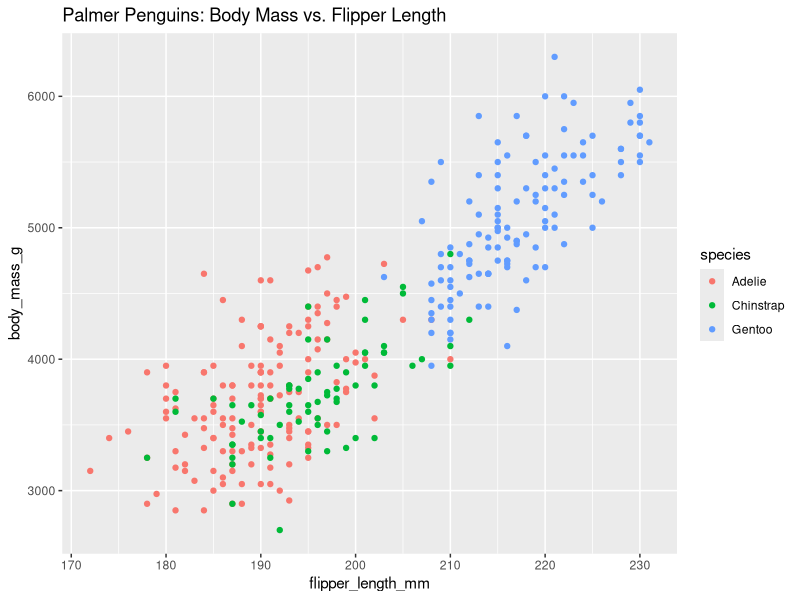
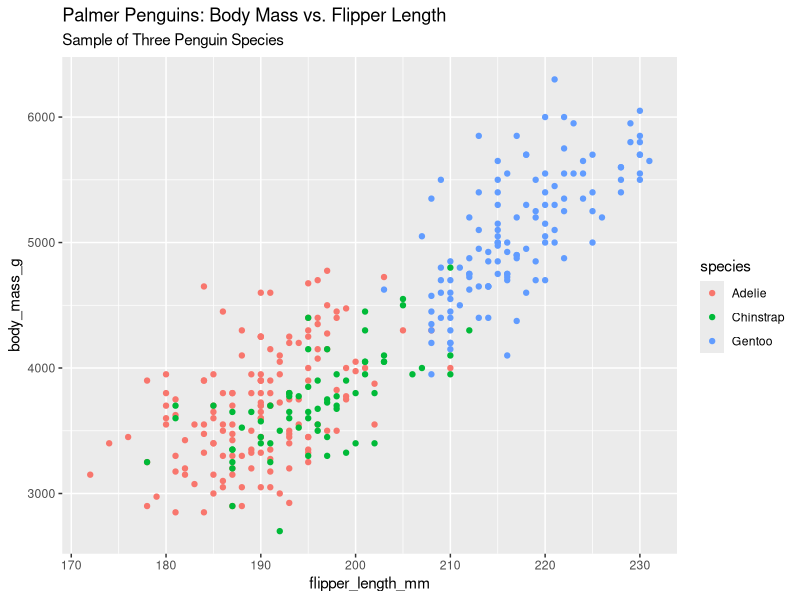
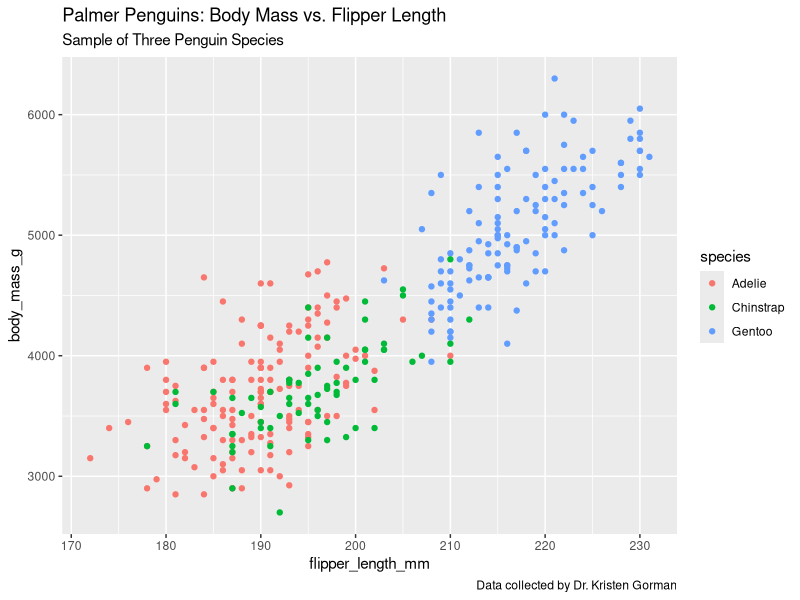
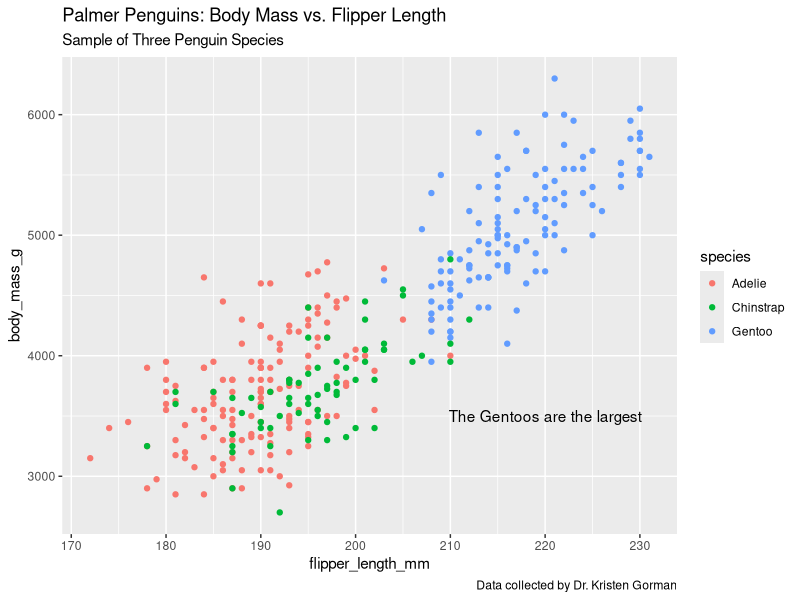
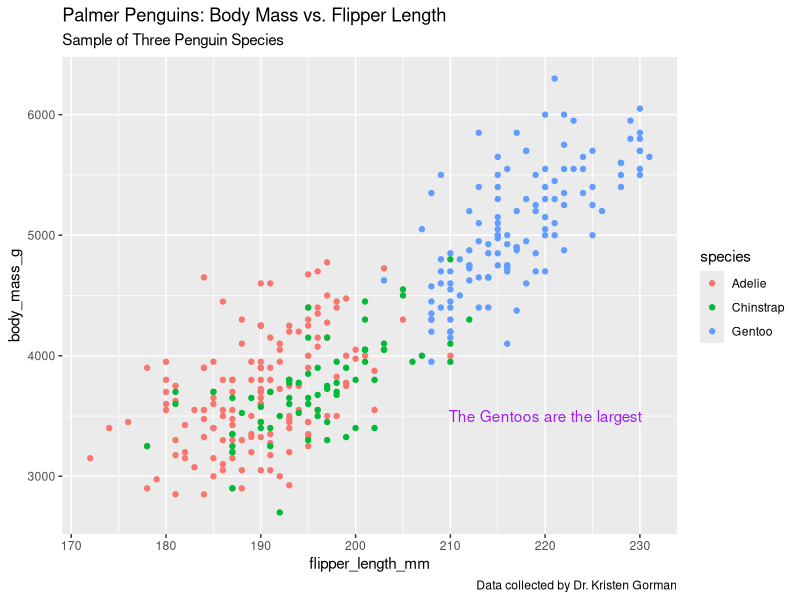
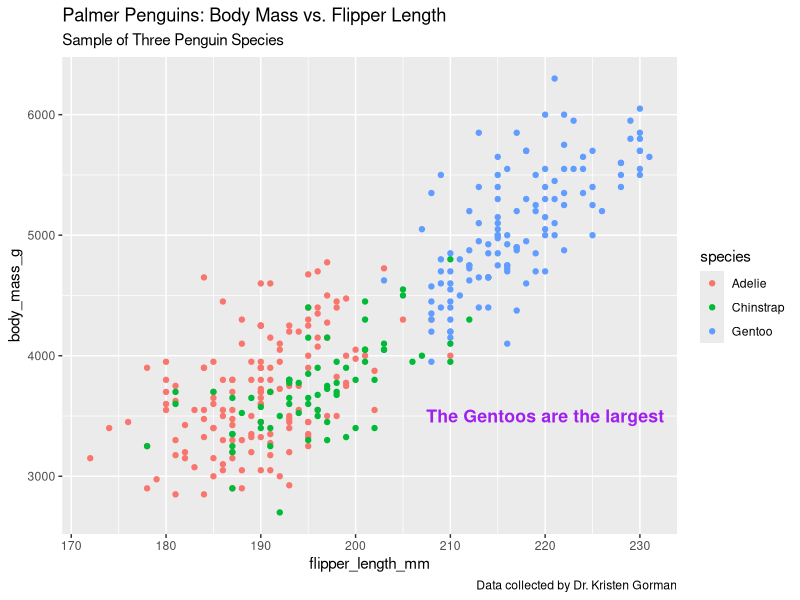
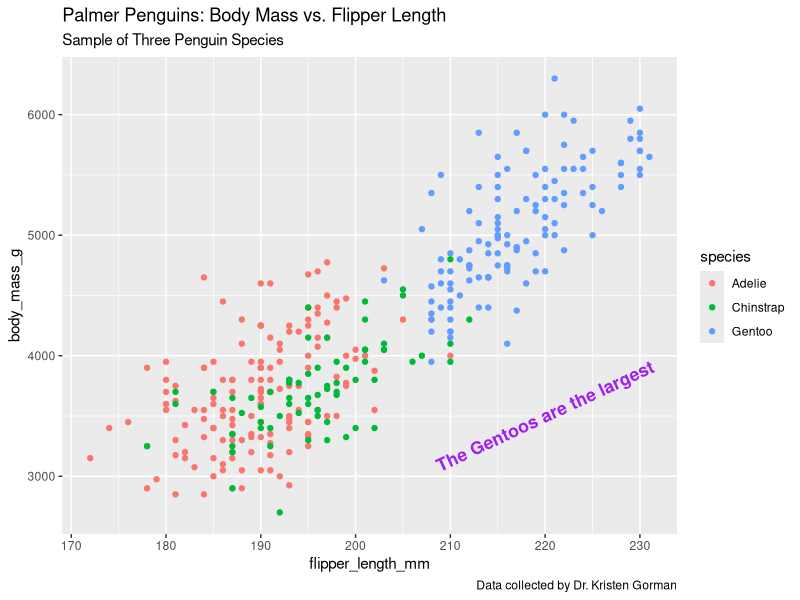
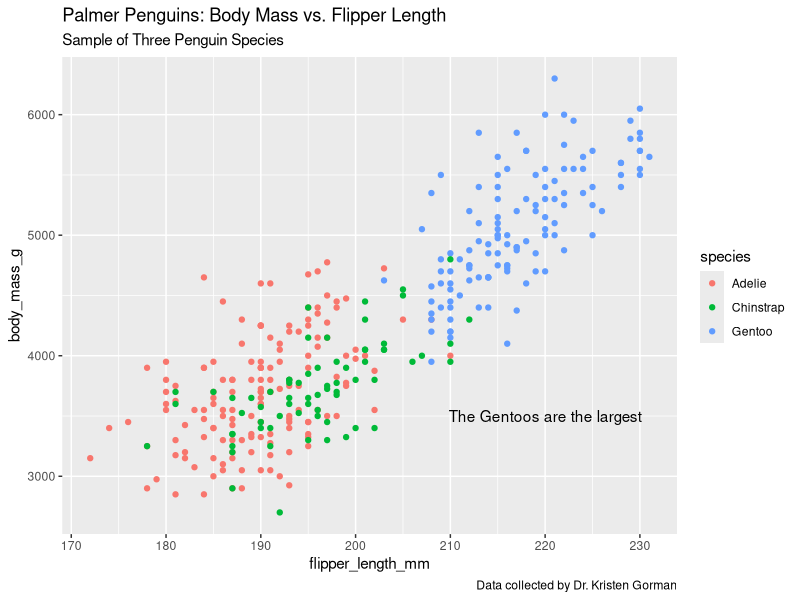

R code for these plots, in order:
library('ggplot2')
library('palmerpenguins')

#1.First, we add a plus sign to add a new layer to our plot. Next in the parentheses, following the label function, we write the word title, then an equal sign than the specific text we want in our title

ggplot(data=penguins)+
  geom_point(mapping=aes(x=flipper_length_mm,y=body_mass_g,color=species))+
  labs(title="Palmer Penguins: Body Mass vs. Flipper Length")

#2.We can also add a subtitle to our plot to highlight important information about our data. To do this, we enter the code for a subtitle in the same way as a title. Remember to add a comma after the title argument before you enter your subtitle.

ggplot(data=penguins)+
  geom_point(mapping=aes(x=flipper_length_mm,y=body_mass_g,color=species))+
  labs(title="Palmer Penguins: Body Mass vs. Flipper Length", subtitle="Sample of Three Penguin Species")

#3.We can add a caption to our plot in the same way. Captions let us show the source of our data. The palmer penguins data was collected from 2007 to 2009 by Dr.Kristen Gorman, a member of the Palmer Station Long Term Ecological Research program. Let's cite Dr. Gorman in our caption.

ggplot(data=penguins)+
  geom_point(mapping=aes(x=flipper_length_mm,y=body_mass_g,color=species))+
  labs(title="Palmer Penguins: Body Mass vs. Flipper Length", subtitle="Sample of Three Penguin Species",
       caption="Data collected by Dr. Kristen Gorman")

#4. If we want to put text inside the grid to call out specific data points, we can use the annotate function. For example, let's say we want to highlight the data from the Gentoo penguins. We can use the annotate function to add some text next to the data points that refer to the Gentoos. This text will clearly communicate what the plot shows and reinforce an important part of our data.Okay, let's check out the code. In the parentheses of the annotate function, we've got information on the type of label, the specific location of the label and the context of the label. In this case, we want to write a text label. We also want to place it near the Gentoo data points. Let's put it at the following coordinates: x-axis equals 220 millimeters and y-axis equals 3,500 grams. Finally, let's write our text. The Gentoos are the largest.

ggplot(data=penguins)+
  geom_point(mapping=aes(x=flipper_length_mm,y=body_mass_g,color=species))+
  labs(title="Palmer Penguins: Body Mass vs. Flipper Length", subtitle="Sample of Three Penguin Species",
       caption="Data collected by Dr. Kristen Gorman")+
  annotate("text", x=220,y=3500,label="The Gentoos are the largest")

#5.Let's say we want to change the color of our text. Well, we can add color equals followed by the name of the color. Let's try purple. We can also change the font style and size of our text. Use font face and size to write the code. Let's bold our text and make it a little larger.

ggplot(data=penguins)+
  geom_point(mapping=aes(x=flipper_length_mm,y=body_mass_g,color=species))+
  labs(title="Palmer Penguins: Body Mass vs. Flipper Length", subtitle="Sample of Three Penguin Species",
       caption="Data collected by Dr. Kristen Gorman")+
  annotate("text", x=220,y=3500,label="The Gentoos are the largest",color="purple")

ggplot(data=penguins)+
  geom_point(mapping=aes(x=flipper_length_mm,y=body_mass_g,color=species))+
  labs(title="Palmer Penguins: Body Mass vs. Flipper Length", subtitle="Sample of Three Penguin Species",
       caption="Data collected by Dr. Kristen Gorman")+
  annotate("text", x=220,y=3500,label="The Gentoos are the largest",color="purple", fontface="bold",size=4.5)

#6.We can even change the angle of our text. For example, we can tilt our text at a 25 degree angle to line it up with our data points. Let's try it.

ggplot(data=penguins)+
  geom_point(mapping=aes(x=flipper_length_mm,y=body_mass_g,color=species))+
  labs(title="Palmer Penguins: Body Mass vs. Flipper Length", subtitle="Sample of Three Penguin Species",
       caption="Data collected by Dr. Kristen Gorman")+
  annotate("text", x=220,y=3500,label="The Gentoos are the largest",color="purple", fontface="bold",size=4.5,angle=25)

#7.If you want to use less code, you can store your plot as a variable in R. As a quick reminder to create a variable in R you type the variable name then a less than sign, followed by a dash. Let's try it with the variable name p.

p <- ggplot(data=penguins)+
  geom_point(mapping=aes(x=flipper_length_mm,y=body_mass_g,color=species))+
  labs(title="Palmer Penguins: Body Mass vs. Flipper Length", subtitle="Sample of Three Penguin Species",
       caption="Data collected by Dr. Kristen Gorman")

#8.Now, instead of writing all the code again, we can just call p and add an annotation to it like this.

p+annotate("text",x=0220,y=3500,label="The Gentoos are the largest")
